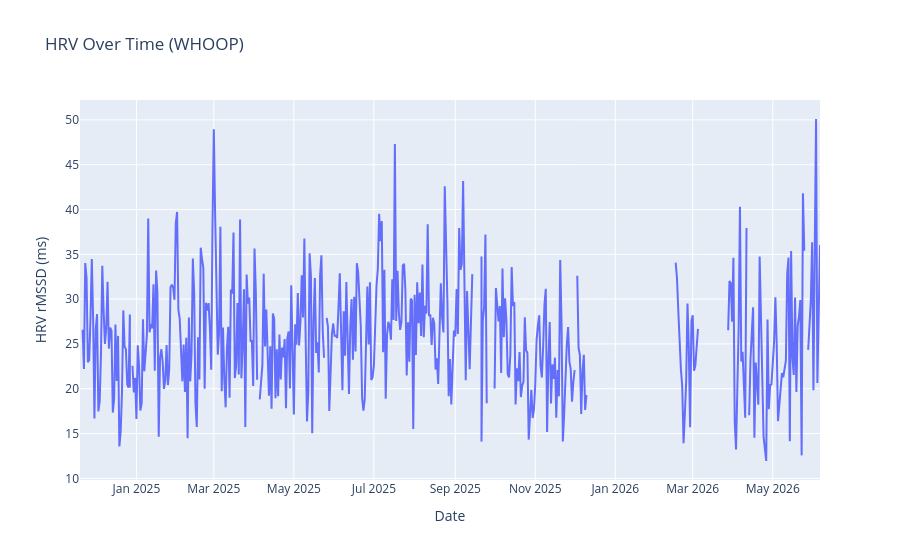

The notebook cell saved with this chart:
### Code cell
fig = px.line(whoop, x="date", y="hrv_rmssd",
              title="HRV Over Time (WHOOP)",
              labels={"hrv_rmssd": "HRV rMSSD (ms)", "date": "Date"})
fig.show()

### Figure 1 — Plotly figure (JSON) as saved in the notebook; plotly's stock layout.template omitted (floating-point values rounded to 4 significant figures; data arrays with more than 128 entries replaced by an {"elided": "..."} marker saying what was removed)
{"data": [{"hovertemplate": "Date=%{x}<br>HRV rMSSD (ms)=%{y}<extra></extra>", "legendgroup": "", "line": {"color": "#636efa", "dash": "solid"}, "marker": {"symbol": "circle"}, "mode": "lines", "name": "", "orientation": "v", "showlegend": false, "type": "scatter", "x": {"elided": "670 str values"}, "xaxis": "x", "y": {"elided": "670 float values"}, "yaxis": "y"}], "layout": {"legend": {"tracegroupgap": 0}, "title": {"text": "HRV Over Time (WHOOP)"}, "xaxis": {"anchor": "y", "domain": [0, 1], "title": {"text": "Date"}}, "yaxis": {"anchor": "x", "domain": [0, 1], "title": {"text": "HRV rMSSD (ms)"}}}}
